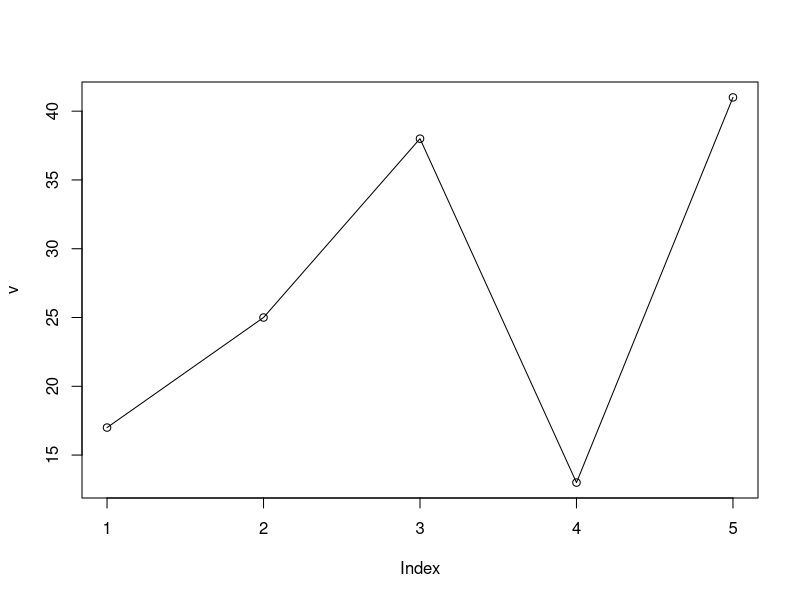
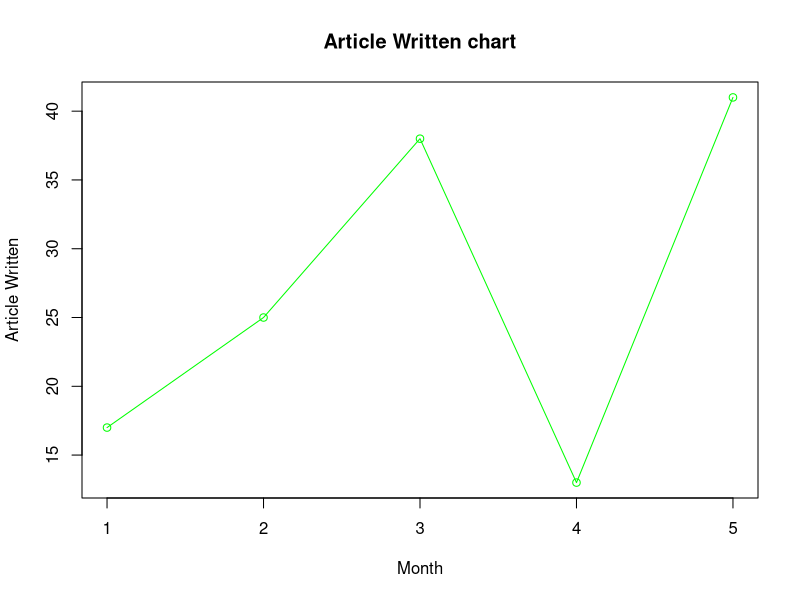
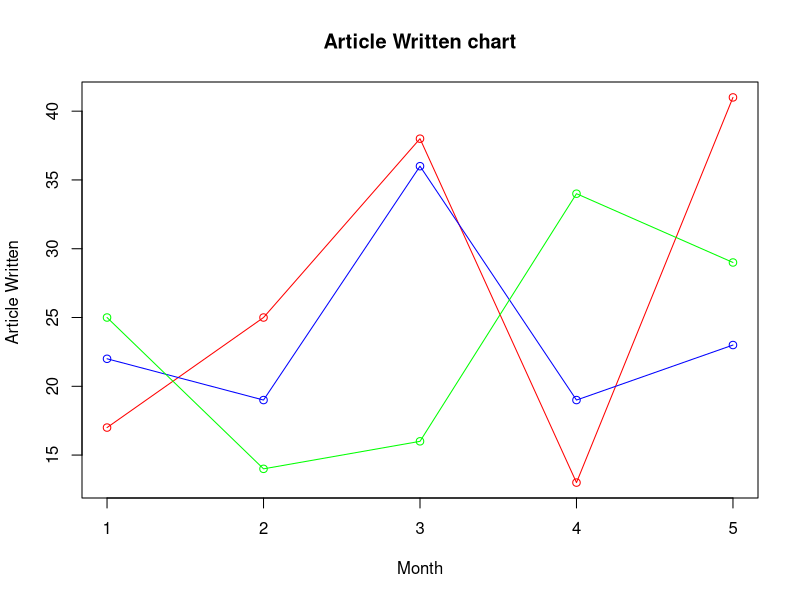

Write R code to recreate these figures, in order.
# Simple Line chart
v <- c(17, 25, 38, 13, 41)
plot(v, type = "o")

# Color Line chart
v <- c(17, 25, 38, 13, 41)
plot(v, type = "o", col = "green",
     xlab = "Month", ylab = "Article Written",
     main = "Article Written chart")

#Multiple Line Charts
v <- c(17, 25, 38, 13, 41)
t <- c(22, 19, 36, 19, 23)
m <- c(25, 14, 16, 34, 29)

plot(v, type = "o", col = "red",
     xlab = "Month", ylab = "Article Written ",
     main = "Article Written chart")

lines(t, type = "o", col = "blue")
lines(m, type = "o", col = "green")

